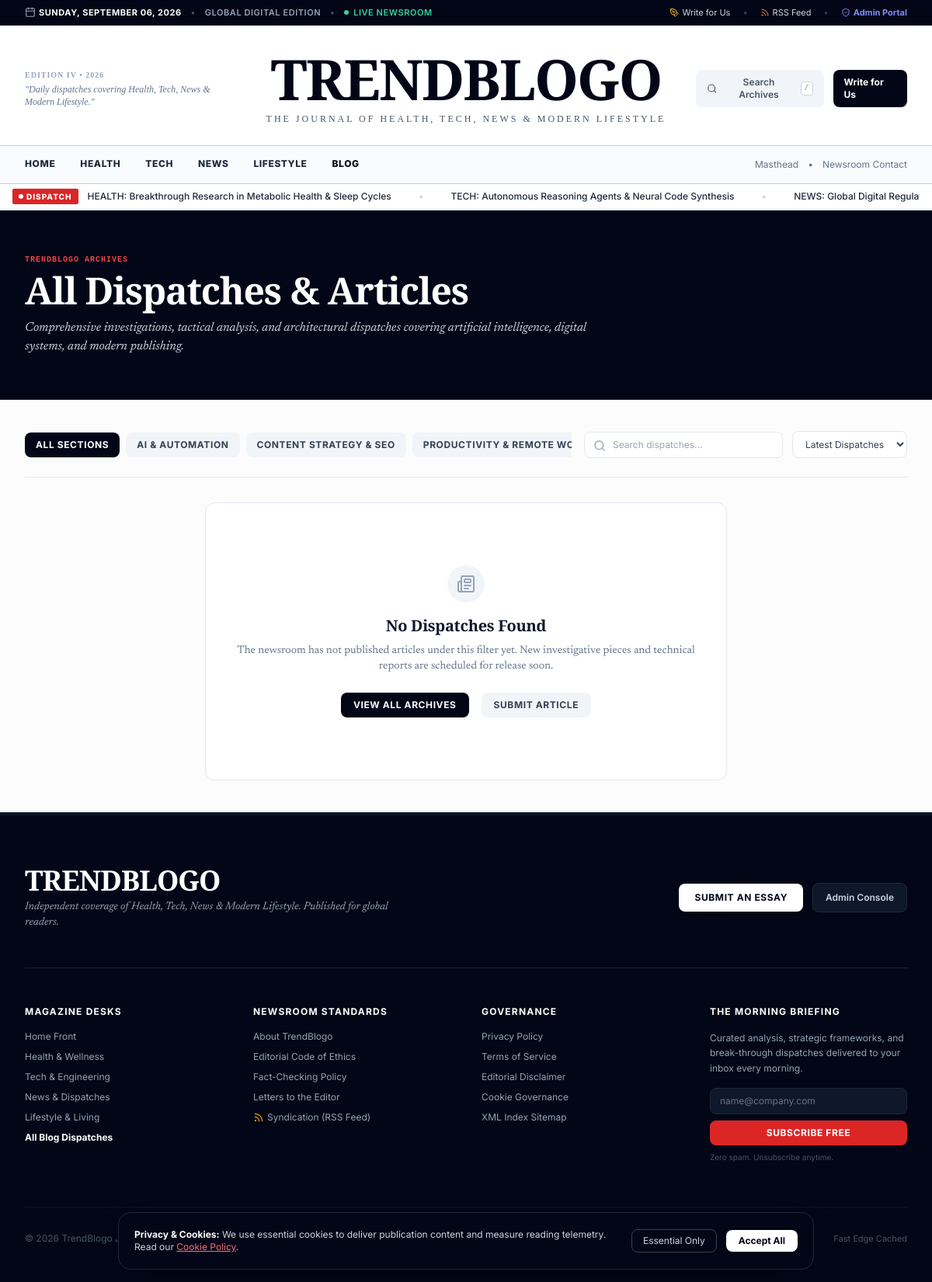
/blog, run on an earlier commit of the app's database.
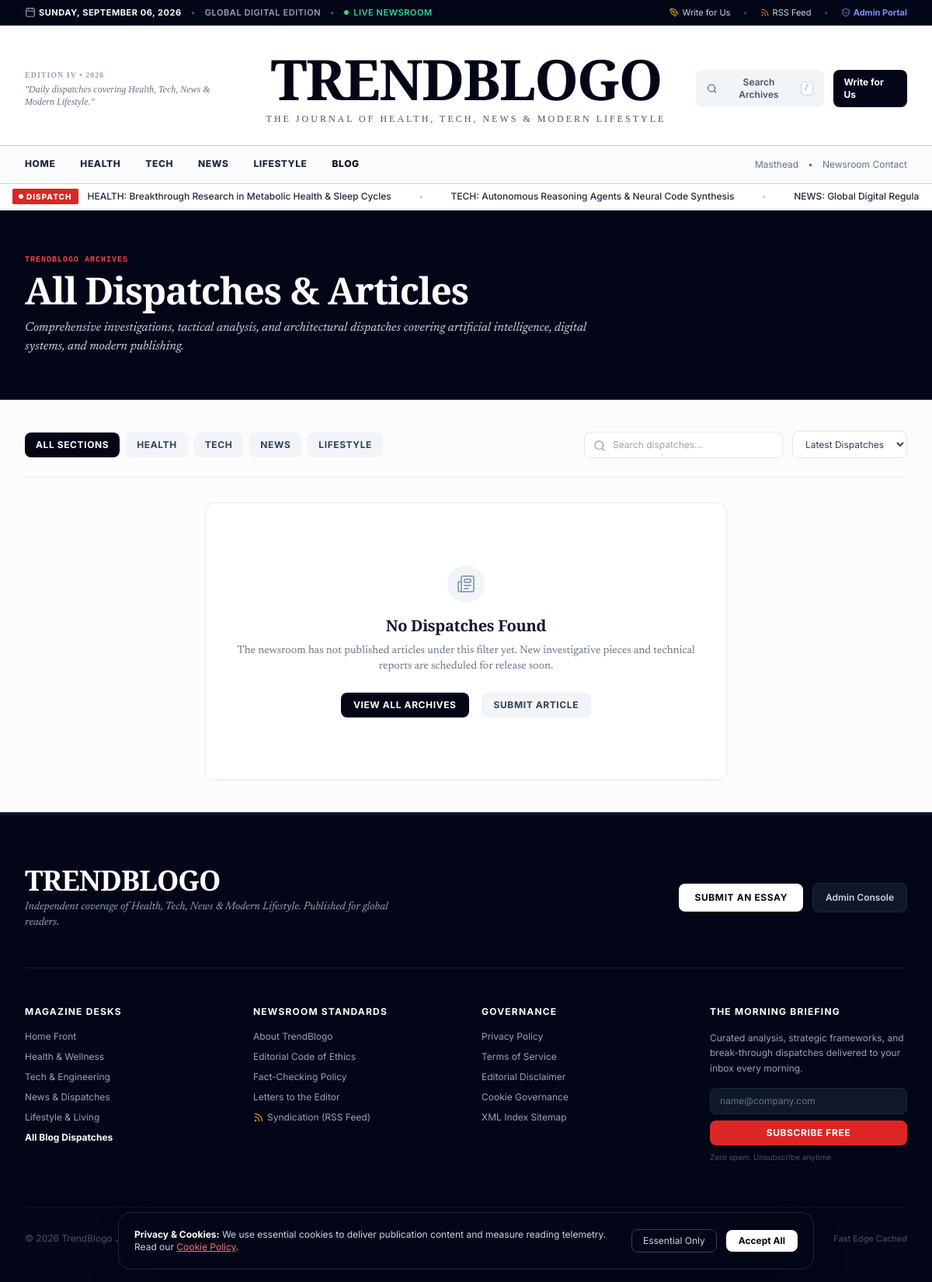
And on a later commit of the database.
### app/models/article.py (models this page shows)
class Category(Base):
    __tablename__ = "categories"
    id = Column(Integer, primary_key=True, index=True)
    name = Column(String(100), unique=True, nullable=False)
    slug = Column(String(100), unique=True, index=True, nullable=False)
    description = Column(Text, nullable=True)
    color = Column(String(30), default="#4F46E5")
    icon = Column(String(50), default="folder")
    created_at = Column(DateTime, default=datetime.utcnow)
    articles = relationship("Article", back_populates="category")

### app/routes/public.py (the view)
@router.get("/blog", response_class=HTMLResponse)
def blog_list(
    request: Request,
    page: int = Query(1, ge=1),
    sort: str = Query("latest"),
    category: Optional[str] = Query(None),
    tag: Optional[str] = Query(None),
    q: Optional[str] = Query(None),
    db: Session = Depends(get_db)
):
    ctx = get_common_context(db, request)
    query = db.query(Article).filter(Article.status == "published")
    active_category = None
    if category:
        active_category = db.query(Category).filter(Category.slug == category).first()
        if active_category:
            query = query.filter(Article.category_id == active_category.id)
    active_tag = None
    if tag:
        active_tag = db.query(Tag).filter(Tag.slug == tag).first()
        if active_tag:
            query = query.join(ArticleTag).filter(ArticleTag.tag_id == active_tag.id)
    if q:
        kw = f"%{q.strip()}%"
        query = query.filter(or_(Article.title.ilike(kw), Article.summary.ilike(kw), Article.primary_keyword.ilike(kw)))
    if sort == "popular":
        query = query.order_by(desc(Article.view_count))
    else:
        query = query.order_by(desc(Article.published_at))
    total = query.count()
    per_page = 9
    total_pages = max(1, (total + per_page - 1) // per_page)
    articles = query.offset((page - 1) * per_page).limit(per_page).all()
    ctx.update({
        "articles": articles,
        "page": page,
        "total_pages": total_pages,
        "total_count": total,
        "active_category": active_category,
        "active_tag": active_tag,
        "search_query": q,
        "sort": sort,
        "title": f"Blog ? Latest Articles & Insights ({page}/{total_pages}) | TrendBlogo",
        "meta_desc": "Explore high-quality, actionable articles on AI automation, SEO architecture, modern software workflows, and digital productivity."
    })
    return templates.TemplateResponse(request=request, name="blog/list.html", context=ctx)

### app/templates/blog/list.html (shortened to what this page needs)
{% extends "base.html" %}
{% block content %}
<div class="bg-slate-950 text-white py-14 border-b border-slate-800">
  <div class="max-w-7xl mx-auto px-4 sm:px-6 lg:px-8">
    <div class="max-w-3xl">
      <div class="text-[10px] font-mono uppercase tracking-widest text-red-500 font-bold mb-2">TrendBlogo Archives</div>
      <h1 class="font-headline text-4xl sm:text-5xl font-black tracking-tight mb-3">All Dispatches &amp; Articles</h1>
      <p class="font-editorial text-base text-slate-300 italic">
        Comprehensive investigations, tactical analysis, and architectural dispatches covering artificial intelligence, digital systems, and modern publishing.
      </p>
    </div>
  </div>
</div>
<div class="max-w-7xl mx-auto px-4 sm:px-6 lg:px-8 py-10">
  <div class="flex flex-col md:flex-row items-center justify-between gap-4 pb-6 border-b border-slate-200">
    <div class="flex items-center space-x-2 overflow-x-auto w-full md:w-auto pb-2 md:pb-0 text-xs font-bold uppercase tracking-wider">
      <a href="/blog" class="px-3.5 py-2 rounded-lg transition whitespace-nowrap {% if not active_category %}bg-slate-950 text-white{% else %}bg-slate-100 text-slate-700 hover:bg-slate-200{% endif %}">
        All Sections
      </a>
      {% for cat in categories %}
      <a href="/blog?category={{ cat.slug }}" class="px-3.5 py-2 rounded-lg transition whitespace-nowrap {% if active_category and active_category.id == cat.id %}bg-slate-950 text-white{% else %}bg-slate-100 text-slate-700 hover:bg-slate-200{% endif %}">
        {{ cat.name }}
      </a>
      {% endfor %}
    </div>
    <div class="flex items-center space-x-3 w-full md:w-auto">
      <form action="/blog" method="GET" class="relative flex-1 md:w-64">
        <input type="text" name="q" value="{{ search_query or '' }}" placeholder="Search dispatches..." class="w-full pl-9 pr-4 py-2 bg-white border border-slate-200 rounded-lg text-xs text-slate-800 outline-none focus:border-slate-400">
        <i data-lucide="search" class="w-4 h-4 text-slate-400 absolute left-3 top-2.5"></i>
      </form>
      <select onchange="location = this.value;" class="bg-white border border-slate-200 rounded-lg px-3 py-2 text-xs text-slate-700 outline-none">
        <option value="/blog?sort=latest{% if active_category %}&category={{ active_category.slug }}{% endif %}" {% if sort == 'latest' %}selected{% endif %}>Latest Dispatches</option>
      </select>
    </div>
  </div>
  {% if articles and articles|length > 0 %}
  <div class="grid grid-cols-1 md:grid-cols-3 gap-8 mt-8">
    {% for article in articles %}
    <article class="bg-white rounded-xl overflow-hidden border border-slate-200 flex flex-col justify-between hover:border-slate-400 transition shadow-sm group">
      <a href="/blog/{{ article.slug }}" class="relative h-52 w-full overflow-hidden bg-slate-100 block">
        <img src="{{ article.featured_image }}" alt="{{ article.featured_image_alt or article.title }}" class="w-full h-full object-cover group-hover:scale-105 transition duration-300" loading="lazy">
        {% if article.category %}
        <span class="absolute top-3 left-3 px-2.5 py-1 bg-slate-950/80 backdrop-blur-sm text-white text-[10px] font-bold uppercase tracking-wider rounded">
          {{ article.category.name }}
        </span>
        {% endif %}
      </a>
      <div class="p-6 flex-1 flex flex-col justify-between">
        <div>
          <div class="flex items-center space-x-2 text-[11px] text-slate-400 mb-2 font-mono">
            <span>{{ article.published_at.strftime("%B %d, %Y") if article.published_at else "September 2026" }}</span>
            <span>•</span>
            <span>{{ article.reading_time }} min read</span>
          </div>
          <h2 class="font-headline text-lg font-bold text-slate-950 group-hover:text-red-600 transition line-clamp-2 leading-snug mb-2">
            <a href="/blog/{{ article.slug }}">{{ article.title }}</a>
          </h2>
          <p class="font-editorial text-xs text-slate-600 line-clamp-3 leading-relaxed">
            {{ article.summary }}
          </p>
        </div>
        <div class="mt-6 pt-4 border-t border-slate-100 flex items-center justify-between text-xs">
          <span class="text-slate-500 font-medium">{{ article.author_name or "TrendBlogo Desk" }}</span>
          <a href="/blog/{{ article.slug }}" class="font-bold text-red-600 hover:text-red-700 inline-flex items-center">
            Read Dispatch <i data-lucide="arrow-right" class="w-3.5 h-3.5 ml-1"></i>
          </a>
        </div>
      </div>
    </article>
    {% endfor %}
  </div>
  {% if total_pages > 1 %}
  <div class="mt-14 flex items-center justify-center space-x-2 text-xs font-semibold">
    {% for p in range(1, total_pages + 1) %}
    <a href="/blog?page={{ p }}{% if active_category %}&category={{ active_category.slug }}{% endif %}{% if search_query %}&q={{ search_query }}{% endif %}{% if sort %}&sort={{ sort }}{% endif %}" class="w-9 h-9 flex items-center justify-center rounded-lg {% if p == page %}bg-slate-950 text-white{% else %}bg-white border border-slate-200 text-slate-700 hover:bg-slate-100{% endif %}">
      {{ p }}
    </a>
    {% endfor %}
  </div>
  {% endif %}
  {% else %}
  <div class="text-center py-20 bg-white rounded-xl border border-slate-200 mt-8 max-w-2xl mx-auto p-8">
    <div class="w-12 h-12 rounded-full bg-slate-100 flex items-center justify-center text-slate-400 mx-auto mb-4">
      <i data-lucide="newspaper" class="w-6 h-6"></i>
    </div>
    <h3 class="font-headline font-bold text-xl text-slate-900">No Dispatches Found</h3>
    <p class="font-editorial text-sm text-slate-500 mt-2">
      The newsroom has not published articles under this filter yet. New investigative pieces and technical reports are scheduled for release soon.
    </p>
    <div class="mt-6 flex items-center justify-center space-x-4">
      <a href="/blog" class="px-4 py-2 bg-slate-950 text-white rounded-lg text-xs font-bold uppercase tracking-wider">
        View All Archives
      </a>
      <a href="/guest-posting" class="px-4 py-2 bg-slate-100 hover:bg-slate-200 text-slate-700 rounded-lg text-xs font-bold uppercase tracking-wider">
        Submit Article
      </a>
    </div>
  </div>
  {% endif %}
</div>
{% endblock %}

What changed in the data, as far as the page shows it:
removed Category: name "AI & AUTOMATION"
removed Category: name "CONTENT STRATEGY & SEO"
removed Category: name "PRODUCTIVITY & REMOTE…"
added Category: name "HEALTH"
added Category: name "TECH"
added Category: name "NEWS"
now on this page (row edited): Category: name "LIFESTYLE"
